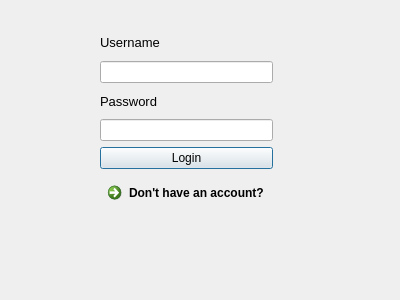
<?xml version="1.0" encoding="UTF-8"?>
<ui version="4.0">
 <class>LoginDialog</class>
 <widget class="QDialog" name="LoginDialog">
  <property name="geometry">
   <rect>
    <x>0</x>
    <y>0</y>
    <width>400</width>
    <height>300</height>
   </rect>
  </property>
  <property name="windowTitle">
   <string>Login</string>
  </property>
  <widget class="QWidget" name="verticalLayoutWidget">
   <property name="geometry">
    <rect>
     <x>100</x>
     <y>30</y>
     <width>173</width>
     <height>181</height>
    </rect>
   </property>
   <layout class="QVBoxLayout" name="verticalLayout">
    <item>
     <widget class="QLabel" name="label_2">
      <property name="font">
       <font>
        <pointsize>10</pointsize>
       </font>
      </property>
      <property name="text">
       <string>Username</string>
      </property>
     </widget>
    </item>
    <item>
     <widget class="QLineEdit" name="usernameEmailLineEdit"/>
    </item>
    <item>
     <widget class="QLabel" name="label_3">
      <property name="enabled">
       <bool>true</bool>
      </property>
      <property name="font">
       <font>
        <pointsize>10</pointsize>
       </font>
      </property>
      <property name="text">
       <string>Password</string>
      </property>
     </widget>
    </item>
    <item>
     <widget class="QLineEdit" name="passwordLineEdit"/>
    </item>
    <item>
     <widget class="QPushButton" name="loginButton">
      <property name="text">
       <string>Login</string>
      </property>
     </widget>
    </item>
    <item>
     <widget class="QCommandLinkButton" name="commandLinkButton">
      <property name="text">
       <string>Don't have an account?</string>
      </property>
     </widget>
    </item>
   </layout>
  </widget>
 </widget>
 <resources/>
 <connections>
  <connection>
   <sender>loginButton</sender>
   <signal>clicked()</signal>
   <receiver>LoginDialog</receiver>
   <slot>onLoginClicked()</slot>
   <hints>
    <hint type="sourcelabel">
     <x>185</x>
     <y>164</y>
    </hint>
    <hint type="destinationlabel">
     <x>199</x>
     <y>149</y>
    </hint>
   </hints>
  </connection>
  <connection>
   <sender>commandLinkButton</sender>
   <signal>clicked()</signal>
   <receiver>LoginDialog</receiver>
   <slot>openSignupDialog()</slot>
   <hints>
    <hint type="sourcelabel">
     <x>174</x>
     <y>187</y>
    </hint>
    <hint type="destinationlabel">
     <x>213</x>
     <y>247</y>
    </hint>
   </hints>
  </connection>
 </connections>
 <slots>
  <slot>onLoginClicked()</slot>
  <slot>openSignupDialog()</slot>
 </slots>
</ui>
